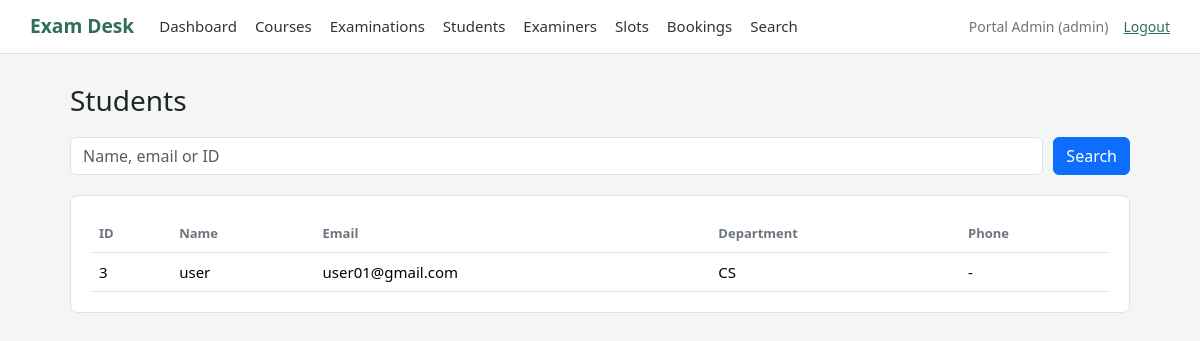
/admin/students (signed in), run on the app's committed database.
### tables this page shows
CREATE TABLE users (
            id INTEGER PRIMARY KEY AUTOINCREMENT,
            name TEXT NOT NULL,
            email TEXT NOT NULL UNIQUE,
            password_hash TEXT NOT NULL,
            role TEXT NOT NULL CHECK (role IN ('admin', 'examiner', 'student')),
            department TEXT DEFAULT '',
            phone TEXT DEFAULT '',
            status TEXT NOT NULL DEFAULT 'active'
        );

### app.py (the view)
@app.route("/admin/students")
@login_required("admin")
def admin_students():
    term = request.args.get("q", "").strip()
    connection = get_database()
    if term:
        pattern = "%" + term + "%"
        students = connection.execute(
            """SELECT * FROM users WHERE role = 'student'
               AND (name LIKE ? OR email LIKE ? OR CAST(id AS TEXT) LIKE ?)
               ORDER BY name LIMIT 100""", (pattern, pattern, pattern)
        ).fetchall()
    else:
        students = connection.execute(
            "SELECT * FROM users WHERE role = 'student' ORDER BY name LIMIT 100"
        ).fetchall()
    return render_template("admin_students.html", students=students, term=term)

### app.py (called while the page is built)
def open_database():
    connection = sqlite3.connect(DATABASE_FILE)
    connection.row_factory = sqlite3.Row
    connection.execute("PRAGMA foreign_keys = ON")
    return connection

def get_database():
    if "database" not in g:
        g.database = open_database()
    return g.database

@app.teardown_appcontext
def close_database(error=None):
    connection = g.pop("database", None)
    if connection is not None:
        connection.close()

def login_required(*allowed_roles):
    def decorator(view):
        @wraps(view)
        def wrapped_view(*args, **kwargs):
            if "user_id" not in session:
                flash("Please sign in to continue.", "info")
                return redirect(url_for("login"))
            user = get_database().execute(
                "SELECT * FROM users WHERE id = ?", (session["user_id"],)
            ).fetchone()
            if user is None or user["status"] != "active":
                session.clear()
                flash("This account is not active yet.", "warning")
                return redirect(url_for("login"))
            if allowed_roles and user["role"] not in allowed_roles:
                abort(403)
            g.user = user
            return view(*args, **kwargs)
        return wrapped_view
    return decorator

@app.context_processor
def add_user_to_templates():
    user = None
    if "user_id" in session:
        user = get_database().execute(
            "SELECT id, name, email, role FROM users WHERE id = ?", (session["user_id"],)
        ).fetchone()
    return {"current_user": user}

### templates/admin_students.html (shortened to what this page needs)
{% extends "base.html" %}
{% block content %}
<h1>Students</h1>
<form method="get" class="search-bar">
    <input class="form-control" name="q" value="{{ term }}" placeholder="Name, email or ID" aria-label="Search students">
    <button class="btn btn-primary" type="submit">Search</button>
</form>
<div class="card-box">
    {% if students %}
    <table class="table">
        <thead>
            <tr><th>ID</th><th>Name</th><th>Email</th><th>Department</th><th>Phone</th></tr>
        </thead>
        <tbody>
            {% for student in students %}
            <tr>
                <td>{{ student.id }}</td>
                <td>{{ student.name }}</td>
                <td>{{ student.email }}</td>
                <td>{{ student.department or '-' }}</td>
                <td>{{ student.phone or '-' }}</td>
            </tr>
            {% endfor %}
        </tbody>
    </table>
    {% else %}
    <p class="empty">{{ 'No students match your search.' if term else 'No students have registered yet.' }}</p>
    {% endif %}
</div>
{% endblock %}

### templates/base.html (shortened to what this page needs)
<!doctype html>
<html lang="en">
<head>
    <link href="https://cdn.jsdelivr.net/npm/bootstrap@5.3.3/dist/css/bootstrap.min.css" rel="stylesheet">
    <link href="{{ url_for('static', filename='style.css') }}" rel="stylesheet">
</head>
<body>
    <header class="topbar">
        {% if current_user %}
        <a class="brand" href="{{ url_for('dashboard') }}">Exam Desk</a>
        <nav class="main-nav">
            <a href="{{ url_for('dashboard') }}">Dashboard</a>
            {% if current_user.role == 'admin' %}
                <a href="{{ url_for('admin_courses') }}">Courses</a>
                <a href="{{ url_for('admin_exams') }}">Examinations</a>
                <a href="{{ url_for('admin_students') }}">Students</a>
                <a href="{{ url_for('admin_examiners') }}">Examiners</a>
                <a href="{{ url_for('admin_slots') }}">Slots</a>
                <a href="{{ url_for('admin_bookings') }}">Bookings</a>
                <a href="{{ url_for('admin_search') }}">Search</a>
            {% elif current_user.role == 'examiner' %}
                <a href="{{ url_for('examiner_slots') }}">My slots</a>
            {% else %}
                <a href="{{ url_for('student_exams') }}">Exams</a>
                <a href="{{ url_for('student_history') }}">History</a>
                <a href="{{ url_for('student_profile') }}">Profile</a>
            {% endif %}
        </nav>
        <div class="account">
            <span class="account-name">{{ current_user.name }} ({{ current_user.role }})</span>
            <a href="{{ url_for('logout') }}">Logout</a>
        </div>
        {% else %}
        <a class="brand" href="{{ url_for('login') }}">Exam Desk</a>
        {% endif %}
    </header>
    <main class="page {% if not current_user %}page-narrow{% endif %}">
        {% block content %}{% endblock %}
    </main>
</body>
</html>

### static/style.css (style rules this page uses)
:root { --main: #2f6f55; --border: #dee2e6; --muted: #6c757d; }
body { background: #f4f6f5; font-size: 15px; }
a { color: var(--main); }
h1 { font-size: 1.75rem; margin-bottom: 20px; }
.topbar { display: flex; align-items: center; flex-wrap: wrap; gap: 10px 25px; padding: 12px 30px; background: #fff; border-bottom: 1px solid var(--border); }
.brand { font-size: 1.2rem; font-weight: bold; color: var(--main); text-decoration: none; }
.main-nav { display: flex; flex-wrap: wrap; gap: 18px; flex: 1; }
.main-nav a { color: #333; text-decoration: none; }
.account { display: flex; gap: 15px; font-size: 14px; }
.account-name { color: var(--muted); }
.page { max-width: 1100px; margin: 0 auto; padding: 30px 20px; }
.card-box { background: #fff; border: 1px solid var(--border); border-radius: 8px; padding: 20px; margin-bottom: 20px; }
.table { margin-bottom: 0; vertical-align: middle; }
.table th { font-size: 13px; color: var(--muted); font-weight: 600; }
.search-bar { display: flex; gap: 10px; margin-bottom: 20px; }
.search-bar .form-control { flex: 2; }

### data on the page
users: name "Portal Admin", role "admin"
users: id "3", name "user", email "user01@gmail.com", department "CS", phone "-"
